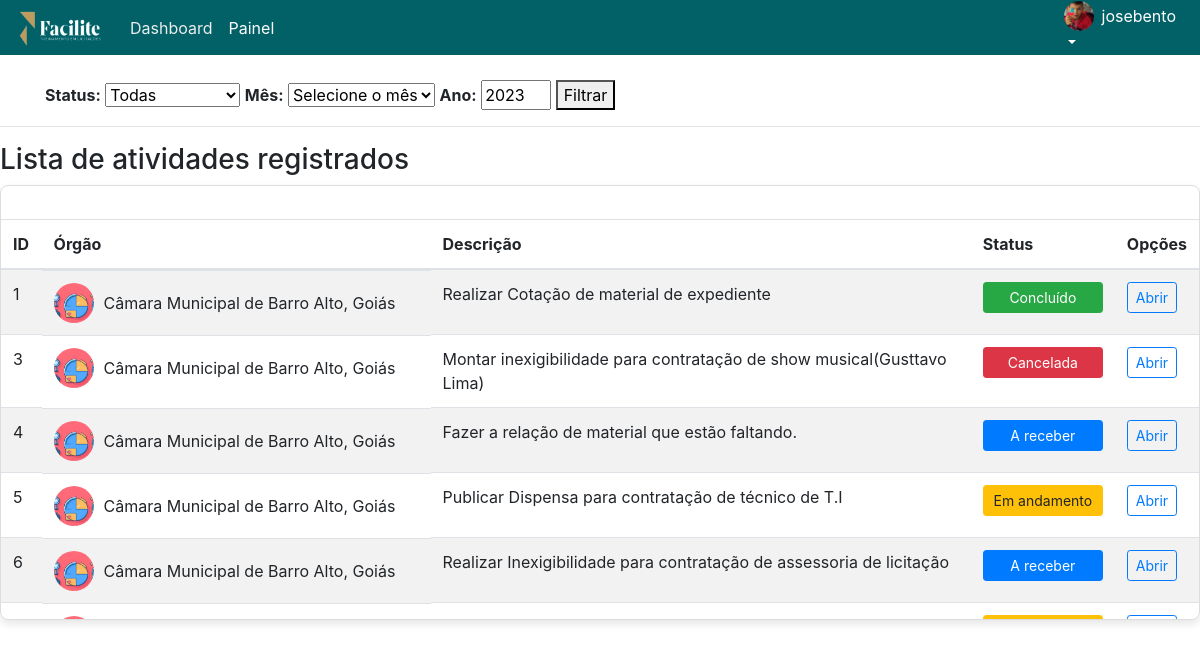
/listar/atividade/ (signed in), run on the app's committed database.
### cadastros/models.py (models this page shows, shortened)
class Atividade(models.Model):
    STATUS_CHOICES = [
        ('A receber', 'A receber'),
        ('Recebido', 'Recebido'),
        ('Em andamento', 'Em andamento'),
        ('Concluído', 'Concluído'),
        ('Cancelada', 'Cancelada'),
    ]
    numero = models.CharField(max_length=150, verbose_name="Atribuição")
    descricao = models.CharField(max_length=150, verbose_name="Descrição")
    data = models.DateField(verbose_name="Data de Referência", default=datetime.date.today)
    prazo = models.DateField(verbose_name="Prazo Final", default=datetime.date.today)
    colaborador = models.ForeignKey(User, on_delete=models.PROTECT, verbose_name="Colaborador", null=True)
    campo = models.ForeignKey(Campo, on_delete=models.PROTECT, verbose_name="Órgão/Empresa")
    status = models.CharField(max_length=20, choices=STATUS_CHOICES, default='A receber')
    arquivo = models.FileField(upload_to='pdf/',verbose_name="Anexos",blank=True)

class Campo(models.Model):
    nome = models.CharField(max_length=50,verbose_name="Órgão/Empresa")
    descricao = models.CharField(max_length=150,verbose_name="Descrição")
    foto = models.ImageField(upload_to='imagens/')

### cadastros/views.py (the view)
# urls.py: path('listar/atividade/',AtividadeList.as_view(), name ="listar-atividades"),
class AtividadeList(LoginRequiredMixin,ListView):
    login_url = reverse_lazy('login')
    model = Atividade
    template_name = 'cadastros/listas/atividade.html'
    context_object_name = 'atividades'
    def get_queryset(self):
        queryset = Atividade.objects.all()
        status = self.request.GET.get('status', None)
        if status:
            queryset = queryset.filter(status=status)
        mes = self.request.GET.get('mes', None)
        ano = self.request.GET.get('ano', None)
        if mes and ano:
            queryset = queryset.filter(data__month=mes, data__year=ano)
        return queryset
    def get_context_data(self, **kwargs):
        context = super().get_context_data(**kwargs)
        perfil = get_object_or_404(Perfil, usuario=self.request.user)
        context['foto'] = perfil.foto.url if perfil.foto else ''
        return context

### cadastros/templates/cadastros/listas/atividade.html (shortened to what this page needs)
{% extends 'modelo2.html' %}
{% load static %}
{% block conteudo %}
<br>
<div class="container">
<form method="get" action="{% url 'listar-atividades' %}">
    <strong for="status">Status:</strong>
    <select name="status" id="status">
        <option value="" selected>Todas</option>
    </select>
    <strong for="mes">Mês:</strong>
    <select name="mes" id="mes">
        <option value="" selected>Selecione o mês</option>
    </select>
    <strong for="ano">Ano:</strong>
    <input type="number" name="ano" id="ano" value="{% now 'Y' %}" style="width: 70px;">
    <button type="submit">Filtrar</button>
</form>
</div>
<hr>
<h3>Lista de atividades registrados</h3>
<div class="atividade-card">
    <div class="table-responsive lista-rolavel">
        <table class="table table-striped">
            <thead>
                <tr>
                    <th>ID</th>
                    <th>Órgão</th>
                    <th>Descrição</th>
                    <th>Status</th>
                    <th>Opções</th>
                </tr>
            </thead>
            <tbody>
                {% if request.user.groups.all.0.name == 'administrador' %}
                {% for atividade in object_list %}
                <tr>
                    <td>{{ atividade.pk }}</td>
                    <td style="display: flex; align-items: center;">
                        <div style="width: 40px; height: 40px; overflow: hidden; border-radius: 50%; margin-right: 10px;">
                            <img src="{{ atividade.campo.foto.url }}" alt="Logo" style="width: 100%; height: 100%; object-fit: cover;">
                        </div>
                        <span>{{ atividade.campo.nome }}</span>
                    </td>
                    <td>{{ atividade.numero }}</td>
                    {% if atividade.status == 'A receber' or atividade.status == 'Recebido' %}
                    <td><a href="{% url 'alterar-atividade' atividade.pk %}" class="btn btn-primary btn-sm"
                            style="width: 120px;">{{ atividade.status }}</a></td>
                    {% elif atividade.status == 'Em andamento' %}
                    <td><a href="{% url 'alterar-atividade' atividade.pk %}" class="btn btn-warning btn-sm"
                            style="width: 120px;">{{ atividade.status }}</a></td>
                    {% elif atividade.status == 'Concluído' %}
                    <td><a href="{% url 'alterar-atividade' atividade.pk %}" class="btn btn-success btn-sm"
                            style="width: 120px;">{{ atividade.status }}</a></td>
                    {% elif atividade.status == 'Cancelada' %}
                    <td><a href="{% url 'alterar-atividade' atividade.pk %}" class="btn btn-danger btn-sm"
                            style="width: 120px;">{{ atividade.status }}</a></td>
                    {% endif %}
                    <td>
                        <a href="{% url 'editar-atividade' atividade.pk %}" class="btn btn-secondary btn-sm">Editar</a>
                        <a href="{% url 'excluir-campo' atividade.pk %}" class="btn btn-outline-dark btn-sm">Excluir</a>
                    </td>
                </tr>
                {% empty %}
                <tr>
                    <td colspan="5">Nenhuma atividade registrada.</td>
                </tr>
                {% endfor %}
                {% else %}
                {% for atividade in object_list %}
                {% if request.user == atividade.colaborador %}
                <tr>
                    <td> {{ atividade.pk }}</td>
                    <td style="display: flex; align-items: center;">
                        <div style="width: 40px; height: 40px; overflow: hidden; border-radius: 50%; margin-right: 10px;">
                            <img src="{{ atividade.campo.foto.url }}" alt="Logo" style="width: 100%; height: 100%; object-fit: cover;">
                        </div>
                        <span>{{ atividade.campo.nome }}</span>
                    </td>
                    <td> {{ atividade.numero }}</td>
                    {% if atividade.status == 'A receber' or atividade.status == 'Recebido' %}
                    <td><a href="{% url 'alterar-atividade' atividade.pk %}" class="btn btn-primary btn-sm" style="width: 120px;">{{atividade.status }}</a></td>
                    {% endif %}
                    {% if atividade.status == 'Em andamento' %}
                    <td><a href="{% url 'alterar-atividade' atividade.pk %}" class="btn btn-warning btn-sm" style="width: 120px;">{{atividade.status }}</a></td>
                    {% endif %}
                    {% if atividade.status == 'Concluído' %}
                    <td><a href="{% url 'alterar-atividade' atividade.pk %}" class="btn btn-success btn-sm" style="width: 120px;">{{atividade.status }}</a></td>
                    {% endif %}
                    {% if atividade.status == 'Cancelada' %}
                    <td><a href="{% url 'alterar-atividade' atividade.pk %}" class="btn btn-danger btn-sm" style="width: 120px;">{{atividade.status }}</a></td>
                    {% endif %}
                    <td>
                        <a href="{% url 'alterar-atividade' atividade.pk %}" class="btn btn-outline-primary btn-sm">Abrir</a>
                    </td>
                </tr>
                {% endif %}
                {% endfor %}
                {% endif %}
            </tbody>
        </table>
    </div>
</div>
{% endblock %}

### paginas/templates/modelo2.html (shortened to what this page needs)
{% load static %}
<!DOCTYPE html>
<html lang="pt-br">
<head>
    <link rel="stylesheet" href="{% static 'css/bootstrap.min.css' %}">
</head>
<body>
    {% block menu %}
    <nav class="navbar navbar-expand-lg fixed-top" style="height: 55px;">
        <a class="navbar-brand" href="{% url 'inicio' %}">
            <img src="{% static 'img/logofacilite.png' %}" alt="Logo" width="90" height="40">
        </a>
        {% if request.user.is_authenticated %}
        <div class="collapse navbar-collapse justify-content-between" id="navbarNav">
            <ul class="navbar-nav">
                <li class="nav-item active">
                    <a class="nav-link" href="{% url 'dash' %}">Dashboard</a>
                </li>
                <li class="nav-item">
                    <a class="nav-link" href="{% url 'tarefas' %}">Painel</a>
                </li>
            </ul>
            <div class="navbar-nav">
                <div class="nav-item dropdown">
                    <a class="nav-link dropdown-toggle" href="#" id="navbarDropdown" role="button" data-toggle="dropdown"
                        aria-haspopup="true" aria-expanded="false">
                        <div style="display: flex; align-items: center;">
                            <div style="width: 30px; height: 30px; overflow: hidden; border-radius: 50%;">
                                <img src="{{ foto }}" alt="Logo" width="100%" height="100%" style="object-fit: cover;">
                            </div>
                            <span style="margin-left: 8px;">{{ request.user.username }}</span>
                        </div>
                    </a>
                </div>
            </div>
            {% endif %}
 </nav>
    {% endblock %}
    {% block conteudo %}
    {% endblock %}
</body>
</html>

### cadastros/templates/cadastros/listas/atividade.html (style rules this page uses)
.atividade-card { display: flex; flex-direction: column; border: 1px solid #ddd; border-radius: 8px; overflow: hidden; margin-bottom: 20px; box-shadow: 0 4px 8px rgba(0, 0, 0, 0.1); transition: box-shadow 0.3s ease-in-out; }
.lista-rolavel { max-height: 400px; overflow-y: auto; }

### data on the page
Atividade: pk "1", campo.foto (picture), campo.nome "Câmara Municipal de Barro Alto, Goiás", numero "Realizar Cotação de material de expediente", status "Concluído"
Atividade: pk "3", campo.foto (picture), campo.nome "Câmara Municipal de Barro Alto, Goiás", numero "Montar inexigibilidade para contratação de show musical(Gusttavo Lima)", status "Cancelada"
Atividade: pk "4", campo.foto (picture), campo.nome "Câmara Municipal de Barro Alto, Goiás", numero "Fazer a relação de material que estão faltando.", status "A receber"
Atividade: pk "5", campo.foto (picture), campo.nome "Câmara Municipal de Barro Alto, Goiás", numero "Publicar Dispensa para contratação de técnico de T.I", status "Em andamento"
Atividade: pk "6", campo.foto (picture), campo.nome "Câmara Municipal de Barro Alto, Goiás", numero "Realizar Inexigibilidade para contratação de assessoria de licitação", status "A receber"
Atividade: campo.foto (picture)

### other printed values
{{ request.user.username }} "josebento"
